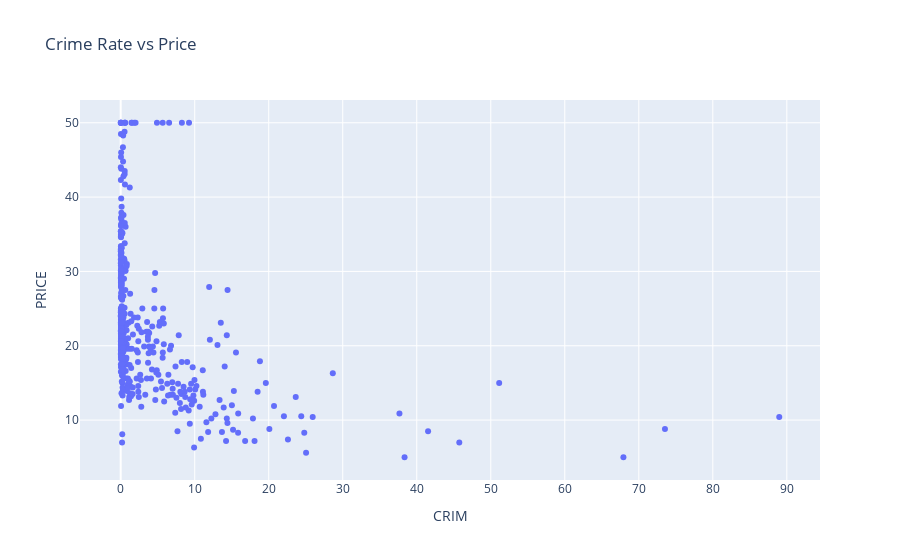

Notebook source saved alongside this figure:
### Code cell
px.scatter(data, x='CRIM', y='PRICE', title='Crime Rate vs Price').show()

### Figure 1 — Plotly figure (JSON) as saved in the notebook; plotly's stock layout.template omitted (floating-point values rounded to 4 significant figures; data arrays with more than 128 entries replaced by an {"elided": "..."} marker saying what was removed)
{"data": [{"hovertemplate": "CRIM=%{x}<br>PRICE=%{y}<extra></extra>", "legendgroup": "", "marker": {"color": "#636efa", "symbol": "circle"}, "mode": "markers", "name": "", "orientation": "v", "showlegend": false, "type": "scatter", "x": {"elided": "506 float values"}, "xaxis": "x", "y": {"elided": "506 float values"}, "yaxis": "y"}], "layout": {"legend": {"tracegroupgap": 0}, "title": {"text": "Crime Rate vs Price"}, "xaxis": {"anchor": "y", "domain": [0, 1], "title": {"text": "CRIM"}}, "yaxis": {"anchor": "x", "domain": [0, 1], "title": {"text": "PRICE"}}}}
